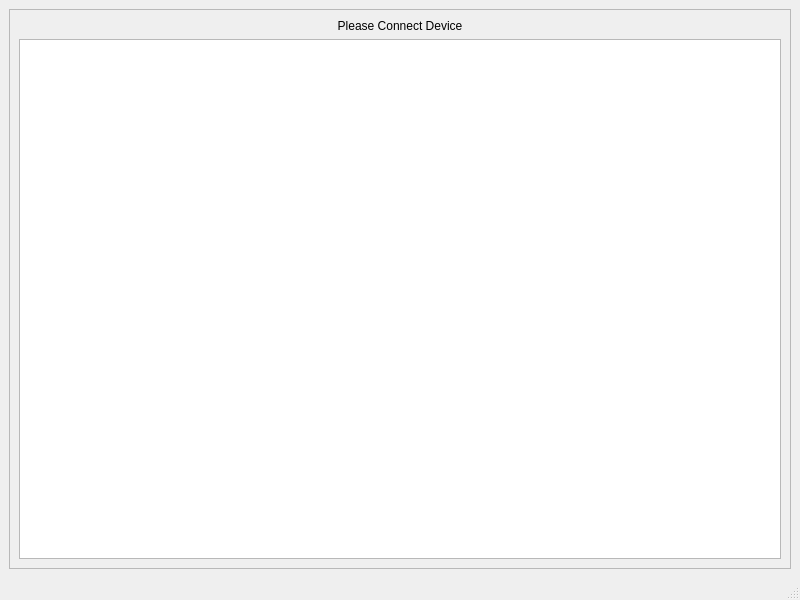
<?xml version="1.0" encoding="UTF-8"?>
<ui version="4.0">
 <class>MainWindow</class>
 <widget class="QMainWindow" name="MainWindow">
  <property name="geometry">
   <rect>
    <x>0</x>
    <y>0</y>
    <width>800</width>
    <height>600</height>
   </rect>
  </property>
  <property name="windowTitle">
   <string>MainWindow</string>
  </property>
  <widget class="QWidget" name="centralwidget">
   <layout class="QGridLayout" name="gridLayout">
    <item row="0" column="0">
     <widget class="QFrame" name="frame">
      <property name="frameShape">
       <enum>QFrame::StyledPanel</enum>
      </property>
      <property name="frameShadow">
       <enum>QFrame::Raised</enum>
      </property>
      <layout class="QGridLayout" name="gridLayout_3">
       <item row="0" column="0">
        <widget class="QLabel" name="lableNoDevice">
         <property name="text">
          <string>Please Connect Device</string>
         </property>
         <property name="alignment">
          <set>Qt::AlignCenter</set>
         </property>
        </widget>
       </item>
       <item row="1" column="0">
        <widget class="QListWidget" name="listDevice"/>
       </item>
      </layout>
     </widget>
    </item>
   </layout>
  </widget>
  <widget class="QMenuBar" name="menubar">
   <property name="geometry">
    <rect>
     <x>0</x>
     <y>0</y>
     <width>800</width>
     <height>22</height>
    </rect>
   </property>
  </widget>
  <widget class="QStatusBar" name="statusbar"/>
 </widget>
 <resources/>
 <connections/>
</ui>
